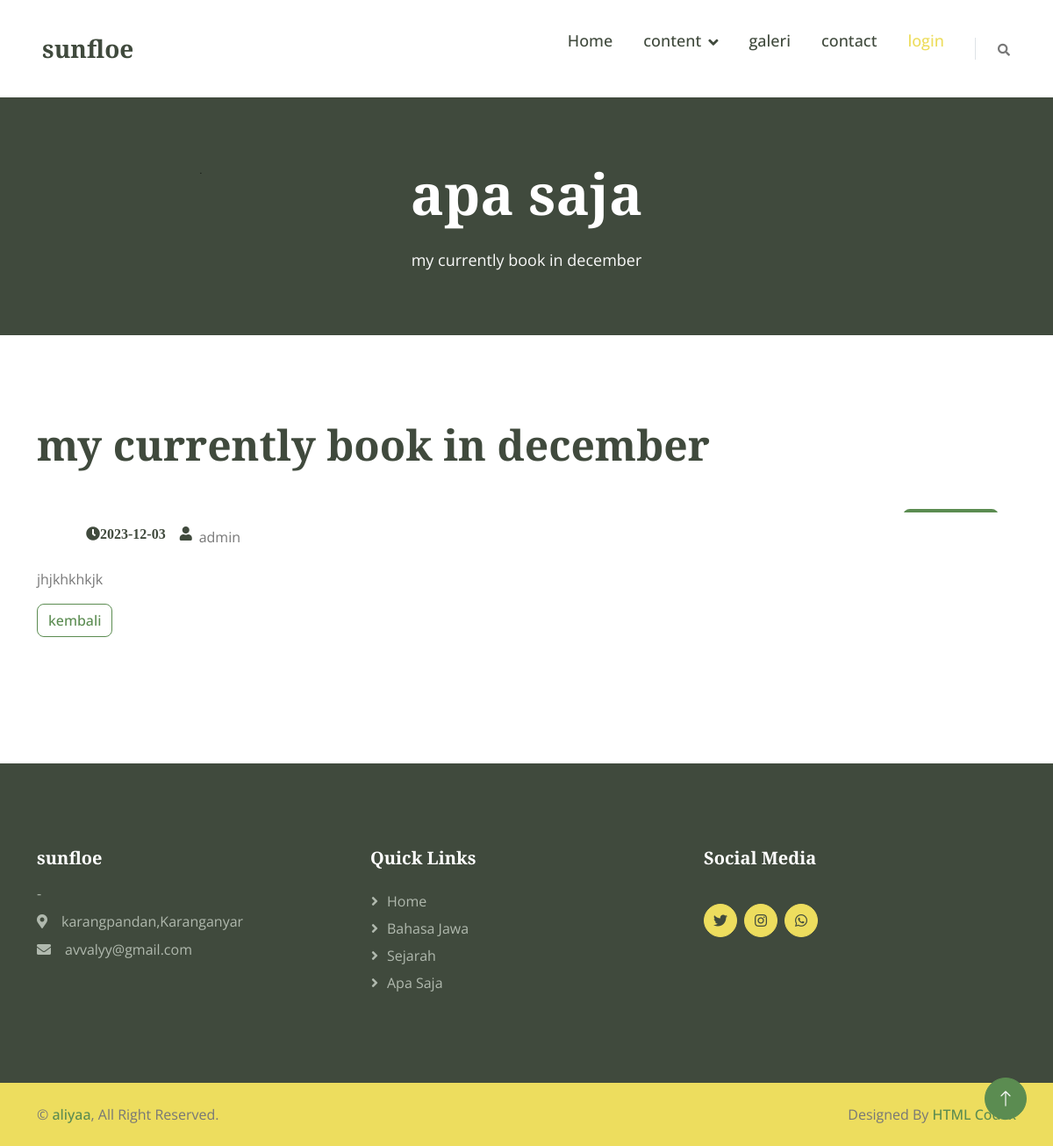
The app's page /beranda/artikel/my-currently-book--in-december with its own data.
### tables this page shows
CREATE TABLE `konfigurasi` (
  `konfigurasi_id` int(11) NOT NULL,
  `judul_website` varchar(25) NOT NULL,
  `profil_website` text NOT NULL,
  `instagram` varchar(35) NOT NULL,
  `facebook` varchar(30) NOT NULL,
  `email` varchar(30) NOT NULL,
  `alamat` varchar(30) NOT NULL,
  `no_wa` varchar(35) NOT NULL
);

CREATE TABLE `konten` (
  `konten_id` int(11) NOT NULL,
  `judul` varchar(45) NOT NULL,
  `keterangan` text NOT NULL,
  `foto` varchar(50) NOT NULL,
  `slug` varchar(100) NOT NULL,
  `kategori_id` varchar(20) NOT NULL,
  `tanggal` date NOT NULL,
  `username` varchar(30) NOT NULL
);

CREATE TABLE `kategori` (
  `kategori_id` int(11) NOT NULL,
  `nama_kategori` varchar(35) NOT NULL
);

CREATE TABLE `userr` (
  `user_id` int(11) NOT NULL,
  `username` varchar(50) NOT NULL,
  `nama` varchar(50) NOT NULL,
  `password` varchar(200) NOT NULL,
  `level` varchar(50) NOT NULL
);

### application/libraries/Template.php (called while the page is built, shortened)
<?php
class Template{
    var $template_data = array();
    function set($name, $value){
        $this->template_data[$name] = $value;
    }
    function load($template = '', $view = '' , $view_data = array(), $return = FALSE){
        $this->CI =& get_instance();
        $this->set('contents', $this->CI->load->view($view, $view_data, TRUE));
        return $this->CI->load->view($template, $this->template_data, $return);
    }
}

### application/controllers/Beranda.php (called while the page is built, shortened)
<?php
class Beranda extends CI_Controller {
	public function artikel($id){
		$this->db->from('konfigurasi');
		$konfig = $this->db->get()->row();
		$this->db->from('kategori');
		$kategori = $this->db->get()->result_array();
        $this->db->from('konten a');
        $this->db->join('kategori b','a.kategori_id=b.kategori_id','left');
        $this->db->join('userr c','a.username=c.username','left');
		$this->db->where('slug',$id);
        $konten = $this->db->get()->row();
		$this->db->from('saran');
		$saran = $this->db->get()->result_array();
		$this->db->from('konten');
		$this->db->order_by('tanggal','DESC');
		$this->db->limit(5);
		$recentPost= $this->db->get()->result_array();
		$data  = array (
			'judul' 	=> $konten->judul.' || aliya',
			'konfig'	=> $konfig,
			'kategori'  => $kategori,
			'konten'	=> $konten,
			'recentPost'	=> $recentPost,
			'saran'		=> $saran
		);
		$this->template->load('template_depan', 'detail',$data);
	}
}

### index.php (called while the page is built, shortened)
<?php
require_once BASEPATH.'core/CodeIgniter.php';

### application/views/detail.php (the view, shortened to what this page needs)
<div class="container-fluid py-4 page-header">
	<div class="container text-center py-5">
		<h1 class="display-3 text-white mb-4 animated slideInDown"><?= $konten->nama_kategori ?></h1>
		<nav aria-label="breadcrumb animated slideInDown">
			<ol class="breadcrumb justify-content-center mb-0">
				<li class="breadcrumb-item active" aria-current="page"><?=$konten->judul?></li>
			</ol>
		</nav>
	</div>
</div>
<div class="container-fluid py-5">
	<div class="container py-5">
		<div class="mb-4">
			<h3 href="#" class="h1 display-5"><?=  $konten->judul ?></h3>
		</div>
		<div class="row g-4">
			<div class="col-lg-12">
				<div class="position-relative rounded overflow-hidden mb-3">
					<div class="position-absolute text-white px-4 py-2 bg-primary rounded"
						style="top: 20px; right: 20px;">
					</div>
				</div>
				<div class="d-flex center-content-between mx-5">
					<i class="fa fa-clock text-dark link-hover mx-2"><?=$konten-> tanggal;?></i>
					<i class="fa fa-user text-dark link-hover mx-2"></i><?= $konten-> username;?></a>
				</div>
				<p class="my-4"><?=  $konten->keterangan ?>
				</p>
				<div>
					<a href="<?= base_url('beranda')?>" class="btn btn-outline-primary">kembali</a>
				</div>
			</div>
		</div>
	</div>
</div>

### application/views/template_depan.php (shortened to what this page needs)
<!DOCTYPE html>
<html lang="en">
<head>
	<link href="https://cdnjs.cloudflare.com/ajax/libs/font-awesome/5.10.0/css/all.min.css" rel="stylesheet">
	<link href="https://cdn.jsdelivr.net/npm/bootstrap-icons@1.4.1/font/bootstrap-icons.css" rel="stylesheet">
	<link href="<?= base_url('assets/depan/')?>lib/animate/animate.min.css" rel="stylesheet">
	<link href="<?= base_url('assets/depan/')?>lib/owlcarousel/assets/owl.carousel.min.css" rel="stylesheet">
	<link href="<?= base_url('assets/depan/')?>lib/lightbox/css/lightbox.min.css" rel="stylesheet">
	<link href="<?= base_url('assets/depan/')?>css/bootstrap.min.css" rel="stylesheet">
	<link href="<?= base_url('assets/depan/')?>css/style.css" rel="stylesheet">
</head>
<body>
	<nav class="navbar navbar-expand-lg bg-white navbar-light sticky-top px-4 px-lg-5">
		<a href="<?= base_url() ?>" class="navbar-brand d-flex align-items-center">
			<h3 class="m-0"><?= $konfig->judul_website; ?></h3>
		</a>
		<div class="collapse navbar-collapse" id="navbarCollapse">
			<div class="navbar-nav ms-auto p-4 p-lg-0">
				<a href="<?= base_url() ?>" class="nav-item nav-link">Home</a>
				<div class="nav-item dropdown">
					<ul href="#" class="nav-link dropdown-toggle" data-bs-toggle="dropdown">content</ul>
				</div>
				<a href="<?= base_url('beranda/galery/') ?>" class="nav-item nav-link">galeri</a>
				<a href="<?= base_url('beranda/saran/') ?>" class="nav-item nav-link">contact</a>
				<a href="<?= base_url('auth')?>" class="nav-item nav-link text-secondary">login</a>
			</div>
			<div class="border-start ps-4 d-none d-lg-block">
				<button type="button" class="btn btn-sm p-0"><i class="fa fa-search"></i></button>
			</div>
		</div>
	</nav>
	<?= $contents; ?>
	<div class="container-fluid bg-dark footer mt-5 py-5 wow fadeIn" data-wow-delay="0.1s">
		<div class="container py-5">
			<div class="row g-12">
				<div class="col-lg-4 col-md-6">
					<h5 class="text-white mb-3"><?= $konfig->judul_website; ?></h5>
					<p class="mb-2"><?= $konfig->profil_website; ?></p>
					<p class="mb-2"><i class="fa fa-map-marker-alt me-3"></i><?= $konfig->alamat; ?></p>
					<p class="mb-2"><i class="fa fa-envelope me-3"></i><?= $konfig->email; ?></p>
				</div>
				<div class="col-lg-4 col-md-6">
					<h5 class="text-white mb-4">Quick Links</h5>
					<a class="btn btn-link" href="<?= base_url() ?>">Home</a>
					<?php foreach ($kategori as $oo) { ?>
					<a href=" <?= base_url('beranda/kategori/'.$oo['kategori_id']) ?>"
						class="btn btn-link"><?= $oo['nama_kategori'] ?></a>
					<?php } ?>
				</div>
				<div class="col-lg-4 col-md-6">
					<h5 class="text-white mb-4">Social Media</h5>
					<div class="d-flex pt-3 mb-3">
						<a class="btn btn-square btn-secondary rounded-circle me-2"
							href="https://x.com/potatochikenn?t=u_8a7H_0wo5b98-6GVCQoA&s=08"><i
								class="fab fa-twitter"></i></a>
						<a class="btn btn-square btn-secondary rounded-circle me-2" href="<?= $konfig->instagram; ?>"><i
								class="fab fa-instagram"></i></a>
						<a class="btn btn-square btn-secondary rounded-circle me-2" href="<?= $konfig->no_wa; ?>"><i
								class="fab fa-whatsapp"></i></a>
					</div>
				</div>
			</div>
		</div>
	</div>
	<div class="container-fluid bg-secondary text-body copyright py-4">
		<div class="container">
			<div class="row">
				<div class="col-md-6 text-center text-md-start mb-3 mb-md-0">
					&copy; <a class="fw-semi-bold" href="#">aliyaa</a>, All Right Reserved.
				</div>
				<div class="col-md-6 text-center text-md-end">
					Designed By <a class="fw-semi-bold" href="https://htmlcodex.com">HTML Codex</a>
				</div>
			</div>
		</div>
	</div>
	<a href="#" class="btn btn-lg btn-primary btn-lg-square rounded-circle back-to-top"><i
			class="bi bi-arrow-up"></i></a>
</body>
</html>

### assets/depan/css/style.css (style rules this page uses)
:root { --primary: #5B8C51; --secondary: #EDDD5E; --light: #fafafa; --dark: #404A3D; }
.back-to-top { position: fixed; display: none; right: 30px; bottom: 30px; z-index: 99; }
.fw-semi-bold { font-weight: 500 !important; }
.btn { transition: .5s; font-weight: 500; }
.btn-primary, .btn-outline-primary:hover { color: var(--light); }
.btn-secondary, .btn-outline-secondary:hover { color: var(--dark); }
.btn-square { width: 38px; height: 38px; }
.btn-lg-square { width: 48px; height: 48px; }
.btn-square, .btn-sm-square, .btn-lg-square { padding: 0; display: flex; align-items: center; justify-content: center; font-weight: normal; }
.navbar.sticky-top { top: -100px; transition: .5s; }
.navbar .navbar-nav .nav-link { margin-right: 35px; padding: 25px 0; color: var(--dark); font-size: 18px; font-weight: 500; outline: none; }
.navbar .dropdown-toggle::after { border: none; content: "\f107"; font-family: "Font Awesome 5 Free"; font-weight: 900; vertical-align: middle; margin-left: 8px; }
.page-header { background: url(../img/bgbanner.png) center center no-repeat; background-size: cover; }
.page-header .breadcrumb-item, .page-header .breadcrumb-item a { font-size: 18px; color: var(--light); }
.footer { color: #B0B9AE; }
.footer .btn.btn-link { display: block; margin-bottom: 5px; padding: 0; text-align: left; color: #B0B9AE; font-weight: normal; text-transform: capitalize; transition: .3s; }
.footer .btn.btn-link::before { position: relative; content: "\f105"; font-family: "Font Awesome 5 Free"; font-weight: 900; margin-right: 10px; }

### records on screen
konfigurasi: judul_website "sunfloe", profil_website "-", alamat "karangpandan,Karanganyar", email "avvalyy@gmail.com"
konten: kategori.nama_kategori "apa saja", judul "my currently book in december", tanggal "2023-12-03", userr.username "admin", keterangan "jhjkhkhkjk"
kategori: nama_kategori "Bahasa Jawa"
kategori: nama_kategori "Sejarah"
kategori: nama_kategori "Apa Saja"
